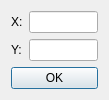
<?xml version="1.0" encoding="UTF-8"?>
<ui version="4.0">
 <class>DlgMouseCoord</class>
 <widget class="QDialog" name="DlgMouseCoord">
  <property name="geometry">
   <rect>
    <x>0</x>
    <y>0</y>
    <width>109</width>
    <height>93</height>
   </rect>
  </property>
  <property name="windowTitle">
   <string>Dialog</string>
  </property>
  <layout class="QGridLayout" name="gridLayout">
   <item row="0" column="0">
    <widget class="QLabel" name="label">
     <property name="text">
      <string>X:</string>
     </property>
    </widget>
   </item>
   <item row="0" column="1">
    <widget class="QLineEdit" name="EditX"/>
   </item>
   <item row="1" column="0">
    <widget class="QLabel" name="label_2">
     <property name="text">
      <string>Y:</string>
     </property>
    </widget>
   </item>
   <item row="1" column="1">
    <widget class="QLineEdit" name="EditY"/>
   </item>
   <item row="2" column="0" colspan="2">
    <widget class="QPushButton" name="ButtonOK">
     <property name="text">
      <string>OK</string>
     </property>
    </widget>
   </item>
  </layout>
 </widget>
 <resources/>
 <connections/>
</ui>
